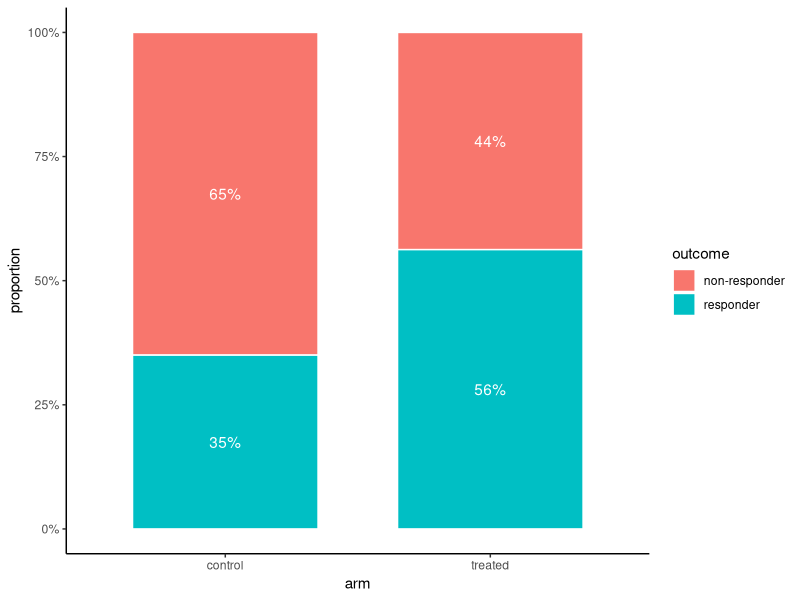

This chart was generated by the following R code:
#!/usr/bin/env Rscript
# Standalone reproduction. Run inside the pinned pubready container.
suppressPackageStartupMessages({ library(ggplot2); library(scales) })

raw <- read.csv("input_response.csv", check.names = FALSE)
raw <- raw[complete.cases(raw[, c("arm","response")]), ]
tab <- table(raw[["arm"]], raw[["response"]])
print(chisq.test(tab, correct = FALSE))
pd <- as.data.frame(prop.table(tab, 1)); names(pd) <- c("group", "outcome", "prop")
p <- ggplot(pd, aes(group, prop, fill = outcome)) + geom_col(width = 0.7, colour = "white") +
  geom_text(aes(label = percent(prop, accuracy = 1)), position = position_stack(vjust = 0.5), colour = "white") +
  scale_y_continuous(labels = percent) + labs(x = "arm", y = "proportion") + theme_classic()
ggsave("figure_response_prop.pdf", p, width = 4.2, height = 4.2)
cat("Reproduced figure.\n")
